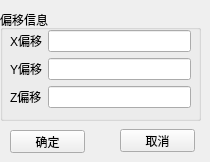
    <widget class="QWidget" name="page_3">
     <widget class="QPushButton" name="pushButton_5">
      <property name="geometry">
       <rect>
        <x>120</x>
        <y>129</y>
        <width>75</width>
        <height>23</height>
       </rect>
      </property>
      <property name="text">
       <string>取消</string>
      </property>
     </widget>
     <widget class="QPushButton" name="pushButton_6">
      <property name="geometry">
       <rect>
        <x>10</x>
        <y>130</y>
        <width>75</width>
        <height>23</height>
       </rect>
      </property>
      <property name="text">
       <string>确定</string>
      </property>
     </widget>
     <widget class="QGroupBox" name="groupBox_4">
      <property name="geometry">
       <rect>
        <x>0</x>
        <y>10</y>
        <width>201</width>
        <height>111</height>
       </rect>
      </property>
      <property name="title">
       <string>偏移信息</string>
      </property>
      <widget class="QWidget" name="formLayoutWidget">
       <property name="geometry">
        <rect>
         <x>10</x>
         <y>20</y>
         <width>181</width>
         <height>91</height>
        </rect>
       </property>
       <layout class="QFormLayout" name="formLayout">
        <item row="2" column="0">
         <widget class="QLabel" name="label_10">
          <property name="text">
           <string>Y偏移</string>
          </property>
         </widget>
        </item>
        <item row="2" column="1">
         <widget class="QLineEdit" name="YOffsetTxt"/>
        </item>
        <item row="3" column="0">
         <widget class="QLabel" name="label_11">
          <property name="text">
           <string>Z偏移</string>
          </property>
         </widget>
        </item>
        <item row="3" column="1">
         <widget class="QLineEdit" name="ZOffsetTxt"/>
        </item>
        <item row="1" column="1">
         <widget class="QLineEdit" name="XOffsetTxt"/>
        </item>
        <item row="1" column="0">
         <widget class="QLabel" name="label_12">
          <property name="text">
           <string>X偏移</string>
          </property>
         </widget>
        </item>
       </layout>
      </widget>
     </widget>
    </widget>
